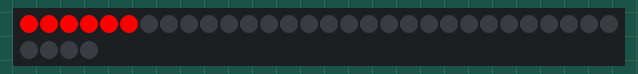
The sketch below on a simulated Arduino Uno, built with avr-gcc and run on an emulated ATmega328P. On the bench: 34 RGB LEDs in strip order, left to right, continuing on the next row.

Above: at 0.01 s.
At 1.14 s:
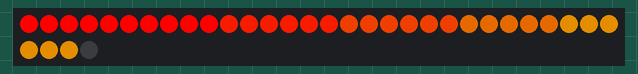
At 8.68 s:
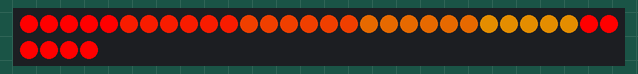
At 14.98 s:
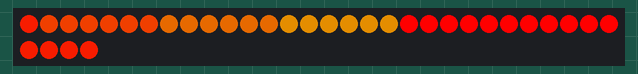
At 20.45 s:
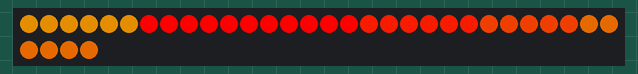
At 39.87 s:
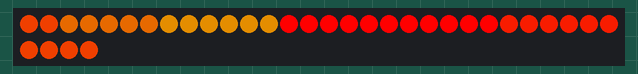

The sketch:

covering-marquee.ino
```cpp
#include <FastLED.h>
#include <string.h>

#define LED_PIN 7
#define NUM_LEDS  34
#define RED 0
#define ORANGE  32
#define YELLOW  64
#define GREEN 96
#define AQUA 128
#define BLUE 160
#define PURPLE 192
#define PINK 224

//setup
int d = 50; // speed
static uint8_t hues[] = {0, 10, 20, 30, 40}; //colors, up to 34

CRGB leds[NUM_LEDS];


void setup() {
  FastLED.addLeds<WS2812, LED_PIN, GRB>(leds, NUM_LEDS);
  Serial.begin(9600);
}

void loop(){
  //covering marquee
  int n = sizeof(hues);
  int m = NUM_LEDS / n;
  for (int x =0; x < NUM_LEDS; x++){
    for (int i = 0; i < n; i++){
      for (int j = i * m ; j < (i+1) * m; j++){
        leds[(j+x)%NUM_LEDS] = CHSV(hues[i], 255, 255);
      }
      FastLED.show();
      delay(d);
    }
  }
}
```
